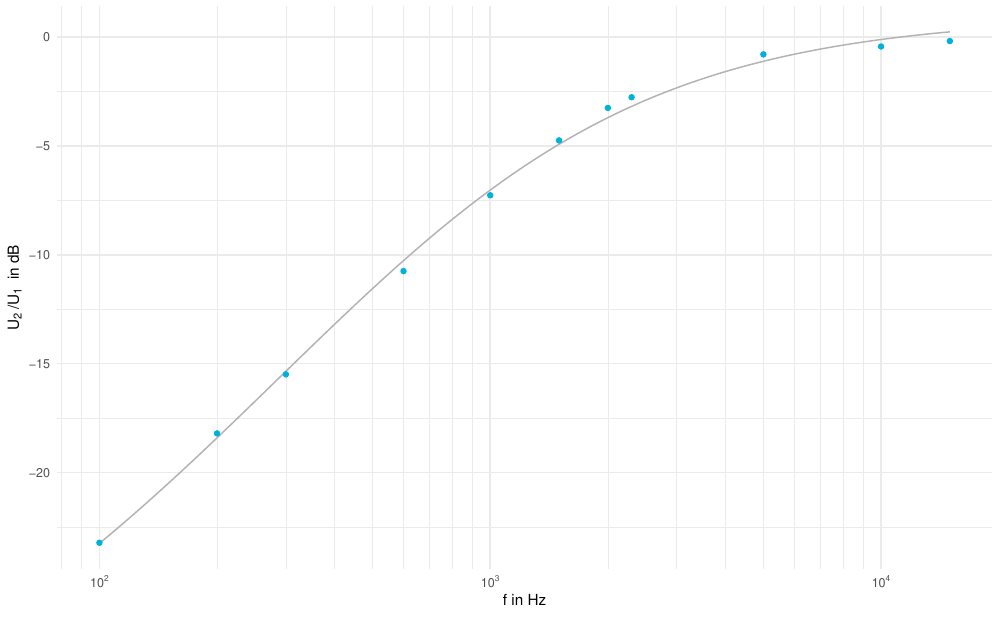

Here is the R script that generated this plot:
# this is some messy code :D
library(ggplot2)
library(mosaic)
library(scales)


width <- 10
height <- width * 0.618

outputName <- "Box3-2.pdf"

box3_1.dat <- read.csv("Box3-2.csv")

#box3_1.model <- nls( u ~ k2*f^-2, start=list(k2=2))
#modelFun <- udB ~ A+B*exp(K*f)
#box3_1.model <- fitModel(modelFun, data=box3_1.dat, start=c(A=20*log10(100/1000), B=20, K=-0.00002))

#modelFun <- udB ~ A+B*exp(K*f)
#box3_1.model <- fitModel(modelFun, data=box3_1.dat, start=c(A=100, B=1, K=-0.00001))

#hypFun <- udB ~ J + K/(L+M*f)
#hypFun <- u ~ K+L/(sqrt(1+(2*pi*M*f)^2 ))
#hyp.model <- fitModel(hypFun, data=box3_1.dat, start=c(K=100, L=1000, M=0.00005))

hypFunDB <- udB ~ A + B/( sqrt(1 + 1/(C*f)) )
hypDB.model <- fitModel(hypFunDB, data=box3_1.dat, start=c(A=-25, B=25, C=0.0009) )


fmax <- 10^6
deltaf <- 1000

fpoints <- seq(0,fmax,deltaf)

box3_1.dat


xbreaks <- 10^(0:10)
minor_breaks <- rep(1:9, 21)*(10^rep(0:10, each=9))

snacky <- function(f) {

    A <- 100
    B <- 1
    C <- 1
    D <- 0.00005
    #20*log10(100/1000) + 20*exp( -(0.00002)*f )
    A+1000/(sqrt(1+(2*pi*D*f)^2 ))

}
snackyDB <- function(f) {

    A <- -25
    B <- 25
    C <- 1
    D <- 0.0009

    A+B/( sqrt(1 + 1/(D*f)^2 ) )

}

fg <- 11837
hsBlue <- "grey70"
pointColor <- "#00b1db"
cutoffColor <- "#db0058"
cutoffPoint <- data.frame(fg = fg, db=-3)

ylabel <- bquote("U"[2]~"/U"[1]~" in dB")
xlabel <- "f in Hz"

p <- ggplot(data=box3_1.dat, aes(x=f, y=udB)) +
    theme_minimal() +
    ylab(ylabel) +
    xlab(xlabel) +
#geom_smooth(se=FALSE, method="auto", n=2000, color="red2") +
   scale_x_continuous( trans="log10",breaks = xbreaks, minor_breaks=minor_breaks, labels = trans_format("log10", math_format(10^.x))) +
#    geom_path(color = "blue4") +
#    stat_function(fun=snacky, n=4000)+
 #   stat_function(fun=snackyDB, n=4000)+
    stat_function(fun=hypDB.model, n=4000, color=hsBlue) +
#    geom_segment(x=0, y=-3, xend=log10(fg), yend=-3, linetype=2, color="grey95")+
#    geom_segment(x=log10(fg), y=-20, xend=log10(fg), yend=-3, linetype=2, color="grey95")+
    geom_point(color=pointColor)
#    geom_point(data=cutoffPoint, aes(x=fg, y=db), color=cutoffColor)
#   stat_function(fun=hyp.model, n=4000, color="red")
#    stat_function(fun=box3_1.model, n=4000, color=hsBlue)


pdf(outputName, width, height)
p
